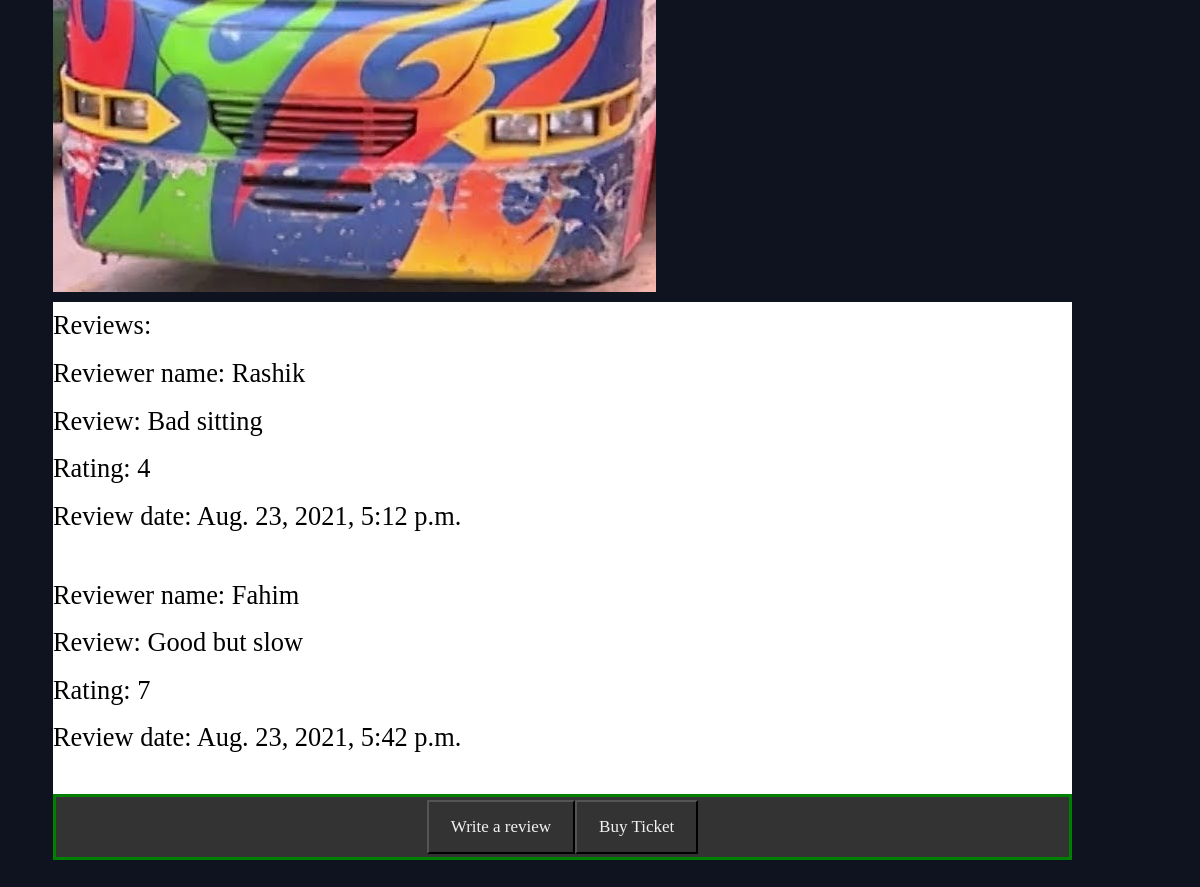
Before: /main/bolaka/ (signed in, lower part) with the older database file.
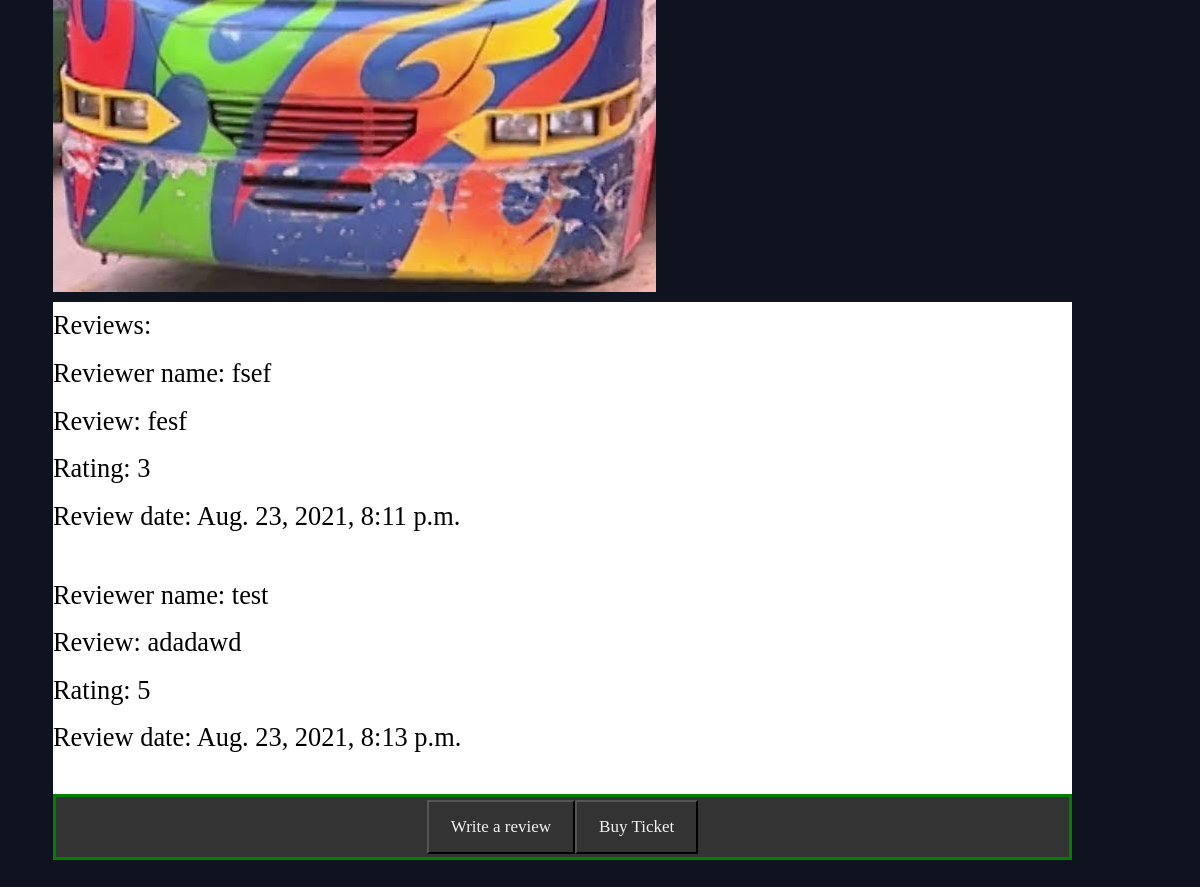
After: the same page with the newer database file.
### main/models.py (models this page shows)
class balaka(models.Model):
    name = models.CharField(max_length=20)
    date = models.DateTimeField(auto_now_add=True)
    text = models.TextField(max_length=3000, blank=True)
    rate = models.PositiveSmallIntegerField(choices=RATE_CHOICES, null=True)
    likes = models.PositiveIntegerField(default=0)
    unlikes = models.PositiveIntegerField(default=0)
    user = models.ForeignKey(User, default=None, on_delete=models.DO_NOTHING)

### main/views.py (the view)
@login_required(login_url="/account/login/")
def bolaka(request):
    Balaka = balaka.objects.all().order_by('date')
    return render(request, 'main/bolaka.html', {'Balaka': Balaka})

### main/templates/main/bolaka.html (shortened to what this page needs)
{% extends 'base_layout.html' %}
{% block content %}
	<section class="tm-section tm-section-1">
                <div class="tm-textbox tm-textbox-2 tm-bg-dark">
				  <img src="/static/balaka.png">
                    <br>
                    <div style="background-color:white;">
                        <h1>Reviews: </h1>
                        {% for Balaka in Balaka %}
                            <div>
                                <h2>Reviewer name: {{ Balaka.name }}</h2>
                                <h2>Review: {{ Balaka.text }}</h2>
                                <h2>Rating: {{Balaka.rate }}</h2>
                                <h2>Review date: {{ Balaka.date }}</h2>
                                <br>
                            </div>
                        {% endfor %}
                    </div>
				  <div class="topnav">
                      <div class="centerb">
                            <button type="submit"><a href="{% url 'articles:bolakareview' %}">Write a review</a></button>
                            <button type="submit"><a href="{% url 'articles:ticket_page' %}">Buy Ticket</a></button>
                        </div>
                  </div>
                </div>
              </section>
{% endblock %}

### templates/base_layout.html (shortened to what this page needs)
<!DOCTYPE html>
<html lang="en">
<head>
    <link rel="stylesheet" href="/static/style.css">
</head>
<body>
    <div class="Wrapper">
        {% block content %}
        {% endblock %}
    </div>
</body>
</html>

### assets/style.css (style rules this page uses)
body { background-color: #0f121f; background-image: url(bg-004.jpg); background-repeat: no-repeat; background-size: auto; color: #000000; }
body * { color: #000000; font-family: Ubuntu; }
h1,h2,h3,h4,h5 { font-weight: normal; margin: 0; }
a,a:hover, a:visited { color: #fff; text-decoration: none; }
.topnav { background-color: #333; overflow: hidden; }
.topnav a { float: left; color: #f2f2f2; text-align: center; padding: 14px 16px; text-decoration: none; font-size: 17px; }
button { background-color: #333; color: white; }
.tm-section { margin-right: 75px; max-width: 100%; }
.tm-textbox { padding: 45px; font-size: 1.1rem; color: #c5c7c6; line-height: 1.8; }
.centerb { display: flex; justify-content: center; align-items: center; height: 60px; border: 3px solid green; }

Changed rows visible on the page:
removed balaka: name "Rashik", text "Bad sitting", rate "4", date "Aug. 23, 2021, 5:12 p.m."
removed balaka: name "Fahim", text "Good but slow", rate "7", date "Aug. 23, 2021, 5:42 p.m."
added balaka: name "fsef", text "fesf", rate "3", date "Aug. 23, 2021, 8:11 p.m."
added balaka: name "test", text "adadawd", rate "5", date "Aug. 23, 2021, 8:13 p.m."
